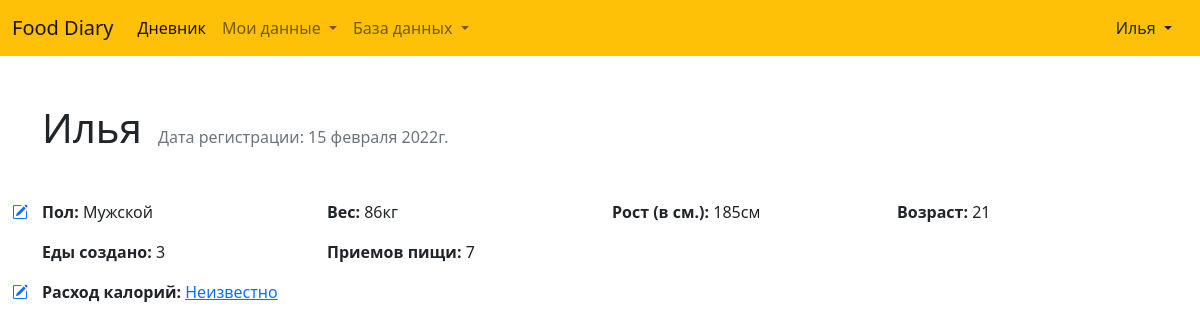
/profile/ (signed in), run on an earlier commit of the app's database.
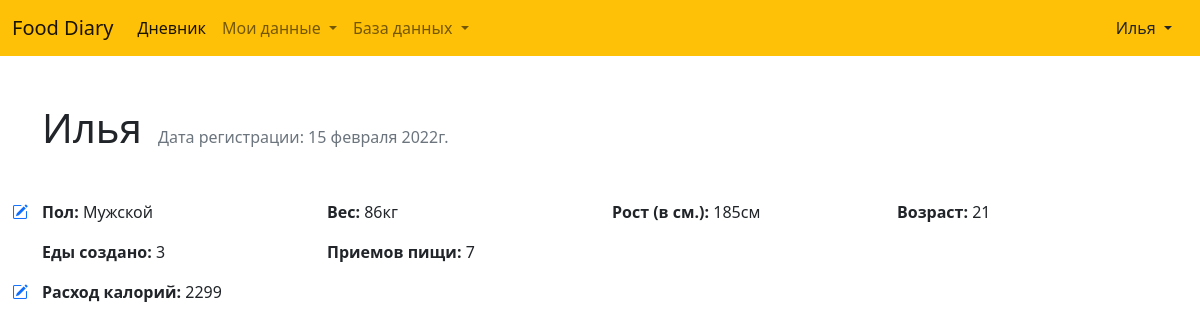
And on a later commit of the database.
### account/models.py (models this page shows)
class Profile(models.Model):
    user = models.OneToOneField('auth.user', on_delete=models.CASCADE, related_name='profile')
    registered = models.DateTimeField('Дата регистрации', auto_now_add=True)
    sex = models.CharField('Пол', null=True, blank=True, max_length=7)
    weight = models.PositiveSmallIntegerField('Вес', null=True, blank=True)
    height = models.PositiveSmallIntegerField('Рост (в см.)', null=True, blank=True)
    age = models.PositiveSmallIntegerField('Возраст', null=True, blank=True)
    calorie_consumption = models.PositiveIntegerField('Расход калорий (в день)', null=True, blank=True)

### account/views.py (the view)
# urls.py: path('', views.ProfileDetailView.as_view(), name='profile'),
class ProfileDetailView(DetailView):
    template_name = 'profile/detail.html'
    def get_object(self):
        return Profile.objects.get(user=self.request.user)
    def get_context_data(self, **kwargs):
        kwargs = super().get_context_data(**kwargs)
        kwargs['profile_edit_form'] = forms.ChangeProfileInfoForm(instance=self.get_object())
        return kwargs

### account/templates/profile/detail.html (shortened to what this page needs)
{% extends 'base.html' %}
{% block content %}
<main>
    <div class="container">
        <div class="row mt-5">
            <div class="col-12">
                <div class="d-flex mb-5 align-items-baseline">
                    <h1 class="m-0">{{request.user.username}}</h1>
                    <p class="mb-0 ms-3 text-muted">Дата регистрации: {{profile.registered|date:"j E Y"}}г.</p>
                </div>
            </div>
        </div>
        <div class="row position-relative">
            <a href="#" data-bs-toggle="modal" data-bs-target="#changeProfileInfo" class="position-absolute"
                style="left: -30px; top: 0px; width: fit-content;">
                <i class="bi bi-pencil-square text-primary"></i>
            </a>
            <div class="col col-md-4 col-lg-3">
                <p>
                    <b>Пол:</b>
                    <span>
                        {% if profile.sex %}
                        {% if profile.sex == 'male' %}
                        Мужской
                        {% else %}
                        Женский
                        {% endif %}
                        {% else %}
                        Не указано
                        {% endif %}
                    </span>
                </p>
            </div>
            <div class="col col-md-4 col-lg-3">
                <p>
                    <b>Вес:</b>
                    <span>{% if profile.weight %}{{ profile.weight }}кг{% else %}Не указано{% endif %}</span>
                </p>
            </div>
            <div class="col col-md-4 col-lg-3">
                <p>
                    <b>Рост (в см.):</b>
                    <span>{% if profile.height %}{{ profile.height }}см{% else %}Не указано{% endif %}</span>
                </p>
            </div>
            <div class="col col-md-4 col-lg-3">
                <p>
                    <b>Возраст:</b>
                    <span>
                        {% if profile.age %}
                        {{ profile.age }}
                        {% else %}
                        Не указано
                        {% endif %}
                    </span>
                </p>
            </div>
            <div class="col col-md-4 col-lg-3">
                <p>
                    <b>Еды создано:</b>
                    <span>{{request.user.food.count}}</span>
                </p>
            </div>
            <div class="col col-md-4 col-lg-3">
                <p>
                    <b>Приемов пищи:</b>
                    <span>{{request.user.meals.count}}</span>
                </p>
            </div>
        </div>
        <div class="row position-relative">
            <a href="{% url 'calorie_consumption_calculator' %}" class="position-absolute"
                style="left: -30px; top: 0px; width: fit-content;">
                <i class="bi bi-pencil-square text-primary"></i>
            </a>
            <div class="col col-md-4 col-lg-3">
                <p>
                    <b>Расход калорий:</b>
                    <span>
                        {% if profile.calorie_consumption %}
                        {{profile.calorie_consumption}}
                        {% else %}
                        <a href="{% url 'calorie_consumption_calculator' %}"
                            title="Рассчитать расход калорий">Неизвестно</a>
                        {% endif %}
                    </span>
                </p>
            </div>
        </div>
    </div>
</main>
{% endblock %}

### diary/templates/base.html (shortened to what this page needs)
<!DOCTYPE html>
<html lang="ru">
<head>
    <link rel="stylesheet" href="https://cdn.jsdelivr.net/npm/bootstrap-icons@1.8.0/font/bootstrap-icons.css">
    <link href="https://cdn.jsdelivr.net/npm/bootstrap@5.1.3/dist/css/bootstrap.min.css" rel="stylesheet"
>
</head>
<body>
    {% include 'includes/header.html' %}
    {% block content %}
    {% endblock %}
</body>
</html>

### diary/templates/includes/header.html (shortened to what this page needs)
<nav class="navbar navbar-light bg-warning navbar-expand-lg">
    <div class="container-fluid">
        <a class="navbar-brand" href="{% url 'days_list' %}">Food Diary</a>
        <div class="collapse navbar-collapse" id="navbarSupportedContent">
            <ul class="navbar-nav me-auto mb-2 mb-lg-0">
                <li class="nav-item">
                    <a class="nav-link active" aria-current="page" href="{% url 'days_list' %}">Дневник</a>
                </li>
                <li class="nav-item dropdown">
                    <a class="nav-link dropdown-toggle" href="#" id="navbarDropdown" role="button"
                        data-bs-toggle="dropdown" aria-expanded="false">
                        Мои данные
                    </a>
                </li>
                <li class="nav-item dropdown">
                    <a class="nav-link dropdown-toggle" href="#" id="navbarDropdown" role="button"
                        data-bs-toggle="dropdown" aria-expanded="false">
                        База данных
                    </a>
                </li>
            </ul>
            {% if request.user.is_authenticated %}
                <div class="nav-item dropdown">
                    <a class="nav-link dropdown-toggle text-dark" href="#" id="navbarDropdown" role="button"
                        data-bs-toggle="dropdown" aria-expanded="false">
                        {{request.user.username}}
                    </a>
                </div>
            {% else %}
                <a href="{% url 'login' %}" class="nav-link nav-item">Войти</a>
            {% endif %}
        </div>
    </div>
</nav>

What changed in the data, as far as the page shows it:
changed Profile: calorie_consumption (not shown) → "2299"
Also different on the page:
text no longer shown: "Неизвестно"
